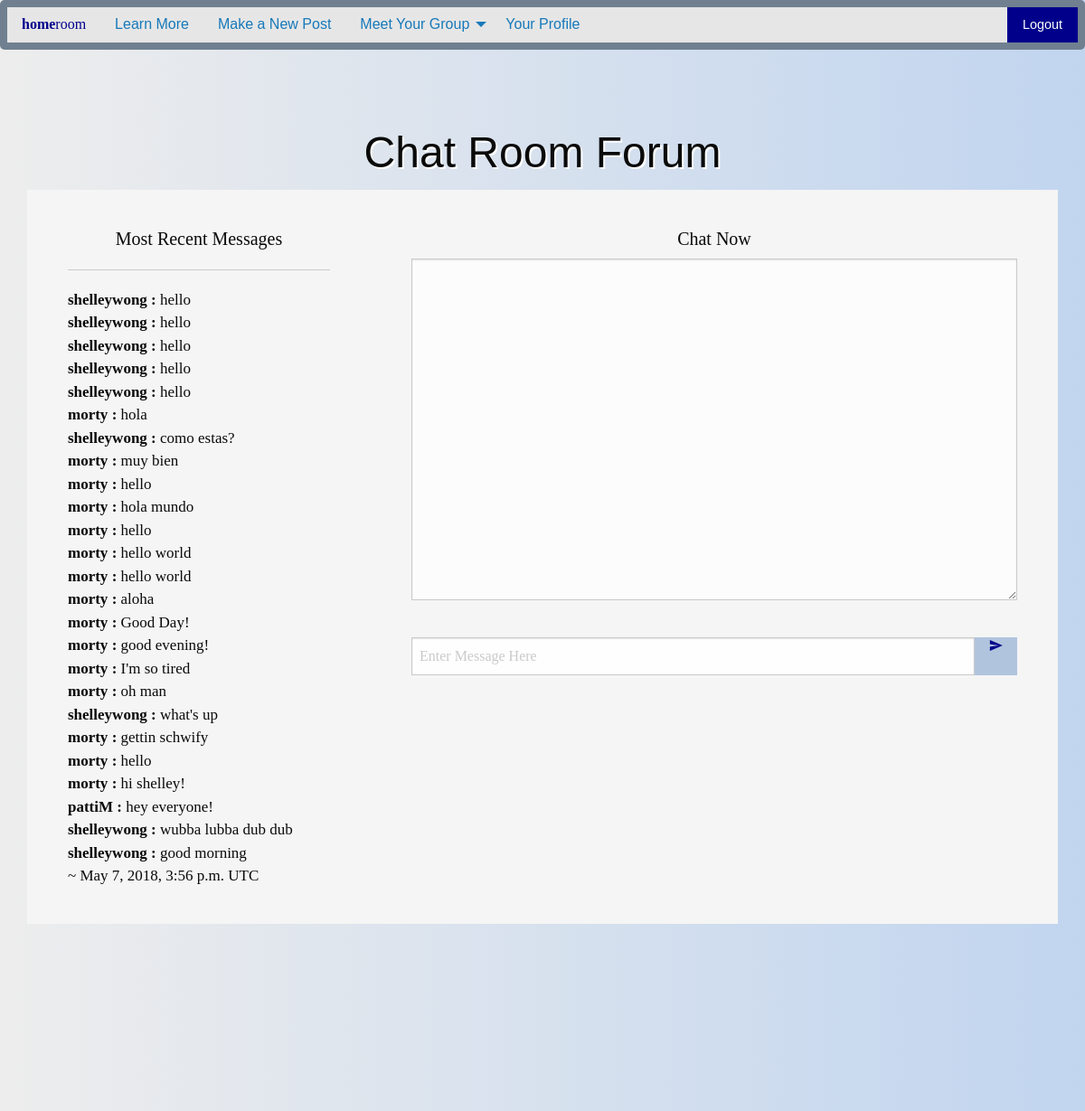
The app's page /chat/chatroom/ (signed in, upper part), older data.
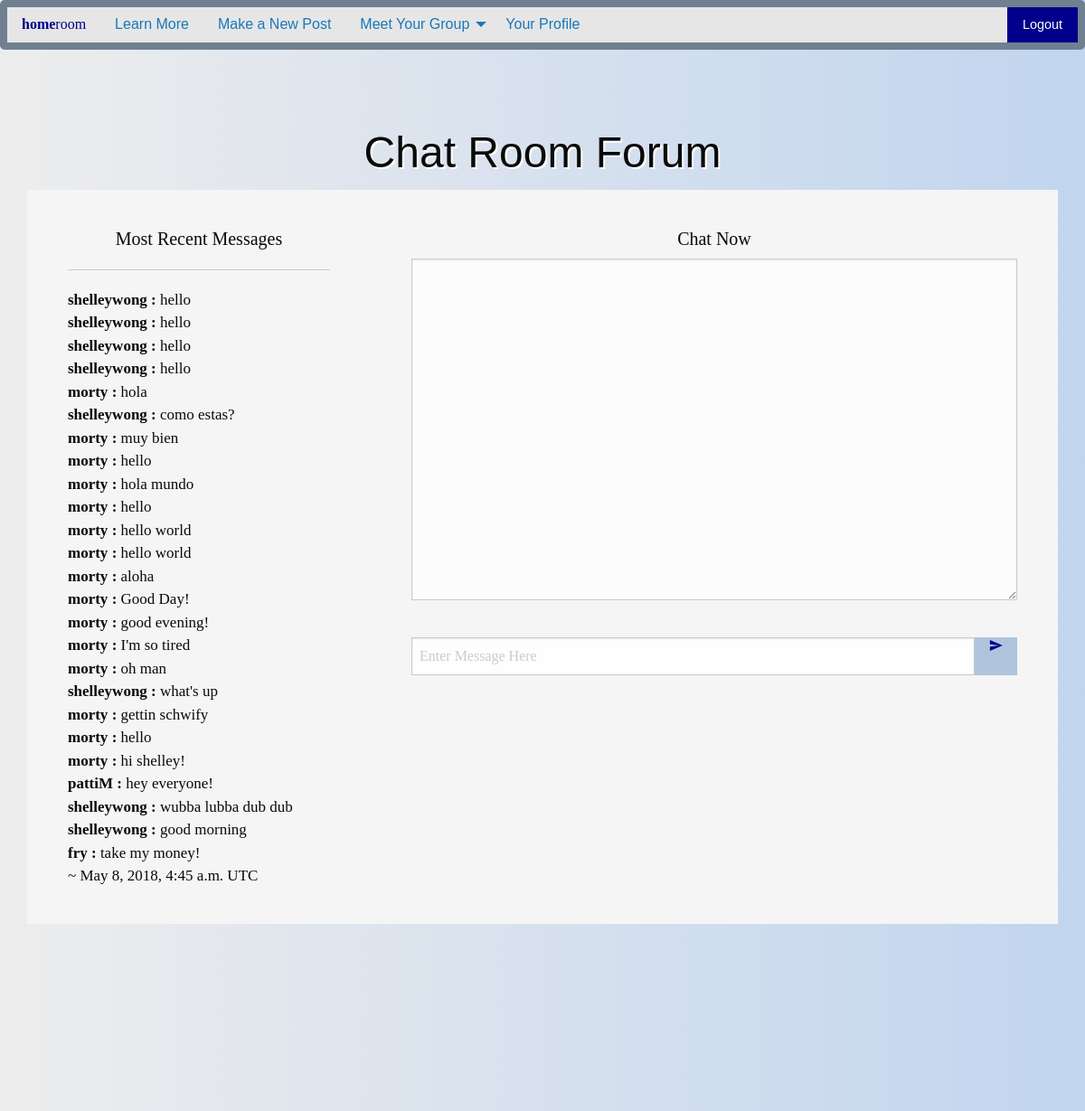
The same page, newer data.
### myapp/models.py (models this page shows, shortened)
class Chat_Model(models.Model):
    author = models.ForeignKey(
        User,
        on_delete=models.CASCADE
    )
    message = models.TextField()
    message_html = models.TextField()
    created_on = models.DateTimeField(auto_now_add=True, blank=True)

### myapp/views.py (the view)
# urls.py: path('chat/chatroom/', views.chatroom, name='chatroom'),
@login_required(login_url='/login/')
def chatroom(request):
    chat_queryset = Chat_Model.objects.order_by("-created_on")[:25]
    chat_message_count = len(chat_queryset)
    if chat_message_count > 0:
        first_message_id = chat_queryset[len(chat_queryset)-1].id
    else:
        first_message_id = -1
    previous_id = -1
    if first_message_id != -1:
        try:
            previous_id = Chat_Model.objects.filter(
                pk__lt=first_message_id).order_by(
                "-pk")[:1][0].id
        except IndexError:
            previous_id = -1
    chat_messages = reversed(chat_queryset)
    most_recent = chat_queryset[0]
    u = User.objects.get(username=request.user)
    current_user = u.first_name
    user_list = User.objects.all()
    student_list = Student_Model.objects.all()
    context = {
        'most_recent':most_recent,
        'chat_messages': chat_messages,
        'first_message_id' : previous_id,
        'current_user':mark_safe(json.dumps(current_user)),
        'user_list':user_list,
        'student_list':student_list
    }
    return render(request, "chat/chatroom.html",context)

### myapp/templates/chat/chatroom.html (shortened to what this page needs)
{% extends "base.html" %}
{% load static %}
{% block body %}
  <div class="grid-container" id="main-body">
    <div class="grid-y medium-grid-frame">
      <div class="cell shrink header medium-cell-block-container">
        <h1 class="text-center sans-serif-text shadowed">Chat Room Forum</h1>
      </div>
      <div class="cell medium-auto medium-cell-block-container">
        <div class="grid-x grid-padding-x">
          <div class="cell medium-4 medium-cell-block-y main-text">
            <div class="main-text serif-text">
              <h5 class="serif-text text-center">Most Recent Messages</h5>
              <hr>
              {% for message in chat_messages %}
                <strong>{{ message.author }} : </strong>
                {{ message.message_html|safe }}
                <br>
              {% endfor %}
              ~ {{ most_recent.created_on }} UTC
            </div>
          </div>
          <div class="cell medium-8 medium-cell-block-y main-text">
            <div class="main-text serif-text">
              <h5 class="serif-text text-center">Chat Now</h5>
                <textarea readonly id="chat-log" cols="100" rows="15"></textarea>
                <br>
                <div class="serif-text input-group">
                  <input id="chat-message-input" type="text" size="100"
                    class="input-group-field searchfield"
                    style="font-size:16px;" placeholder="Enter Message Here">
                  <button id="chat-message-submit"
                    class="input-group-button button buttonL" value="Send">
                    <i class="material-icons" style="font-size:16px;">send</i>
                  </button>
                </div>
            </div>
          </div>
        </div>
      </div>
    </div>
  </div>
{% endblock %}

Row changes from the older to the newer data that the page shows:
no longer on this page (row unchanged): Chat_Model: author "shelleywong", message_html "hello"
added Chat_Model: author "fry", message_html "take my money!", created_on "May 8, 2018, 4:45 a.m."
Text that changed along with them:
{{ most_recent.created_on }}: "May 7, 2018, 3:56 p.m." → "May 8, 2018, 4:45 a.m."
